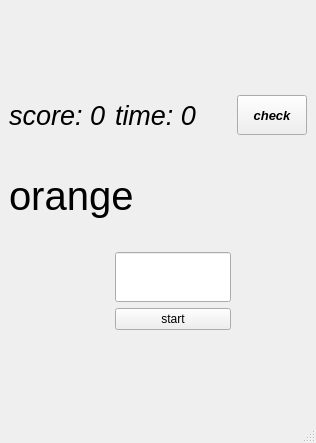
<?xml version="1.0" encoding="UTF-8"?>
<ui version="4.0">
 <class>MainWindow</class>
 <widget class="QMainWindow" name="MainWindow">
  <property name="geometry">
   <rect>
    <x>0</x>
    <y>0</y>
    <width>316</width>
    <height>443</height>
   </rect>
  </property>
  <property name="windowTitle">
   <string>MainWindow</string>
  </property>
  <widget class="QWidget" name="centralwidget">
   <layout class="QGridLayout" name="gridLayout_2">
    <item row="0" column="0">
     <layout class="QGridLayout" name="gridLayout">
      <item row="2" column="0" colspan="3">
       <widget class="QLabel" name="color">
        <property name="minimumSize">
         <size>
          <width>100</width>
          <height>100</height>
         </size>
        </property>
        <property name="maximumSize">
         <size>
          <width>300</width>
          <height>100</height>
         </size>
        </property>
        <property name="font">
         <font>
          <pointsize>30</pointsize>
         </font>
        </property>
        <property name="text">
         <string>orange</string>
        </property>
       </widget>
      </item>
      <item row="0" column="1">
       <widget class="QLabel" name="time">
        <property name="minimumSize">
         <size>
          <width>100</width>
          <height>50</height>
         </size>
        </property>
        <property name="maximumSize">
         <size>
          <width>100</width>
          <height>50</height>
         </size>
        </property>
        <property name="font">
         <font>
          <pointsize>20</pointsize>
          <italic>true</italic>
         </font>
        </property>
        <property name="text">
         <string>time: 0</string>
        </property>
       </widget>
      </item>
      <item row="0" column="0">
       <widget class="QLabel" name="score">
        <property name="minimumSize">
         <size>
          <width>100</width>
          <height>50</height>
         </size>
        </property>
        <property name="maximumSize">
         <size>
          <width>100</width>
          <height>50</height>
         </size>
        </property>
        <property name="font">
         <font>
          <pointsize>20</pointsize>
          <italic>true</italic>
         </font>
        </property>
        <property name="layoutDirection">
         <enum>Qt::LeftToRight</enum>
        </property>
        <property name="text">
         <string>score: 0</string>
        </property>
        <property name="alignment">
         <set>Qt::AlignLeading|Qt::AlignLeft|Qt::AlignVCenter</set>
        </property>
       </widget>
      </item>
      <item row="0" column="2">
       <widget class="QPushButton" name="check">
        <property name="minimumSize">
         <size>
          <width>70</width>
          <height>40</height>
         </size>
        </property>
        <property name="maximumSize">
         <size>
          <width>70</width>
          <height>40</height>
         </size>
        </property>
        <property name="font">
         <font>
          <pointsize>10</pointsize>
          <weight>75</weight>
          <italic>true</italic>
          <bold>true</bold>
         </font>
        </property>
        <property name="text">
         <string>check</string>
        </property>
        <property name="shortcut">
         <string>Return</string>
        </property>
       </widget>
      </item>
      <item row="4" column="1">
       <widget class="QLineEdit" name="guess">
        <property name="minimumSize">
         <size>
          <width>100</width>
          <height>50</height>
         </size>
        </property>
        <property name="maximumSize">
         <size>
          <width>300</width>
          <height>50</height>
         </size>
        </property>
       </widget>
      </item>
      <item row="5" column="1">
       <widget class="QPushButton" name="start">
        <property name="text">
         <string>start</string>
        </property>
       </widget>
      </item>
     </layout>
    </item>
   </layout>
  </widget>
  <widget class="QMenuBar" name="menubar">
   <property name="geometry">
    <rect>
     <x>0</x>
     <y>0</y>
     <width>316</width>
     <height>21</height>
    </rect>
   </property>
  </widget>
  <widget class="QStatusBar" name="statusbar"/>
 </widget>
 <resources/>
 <connections/>
</ui>
